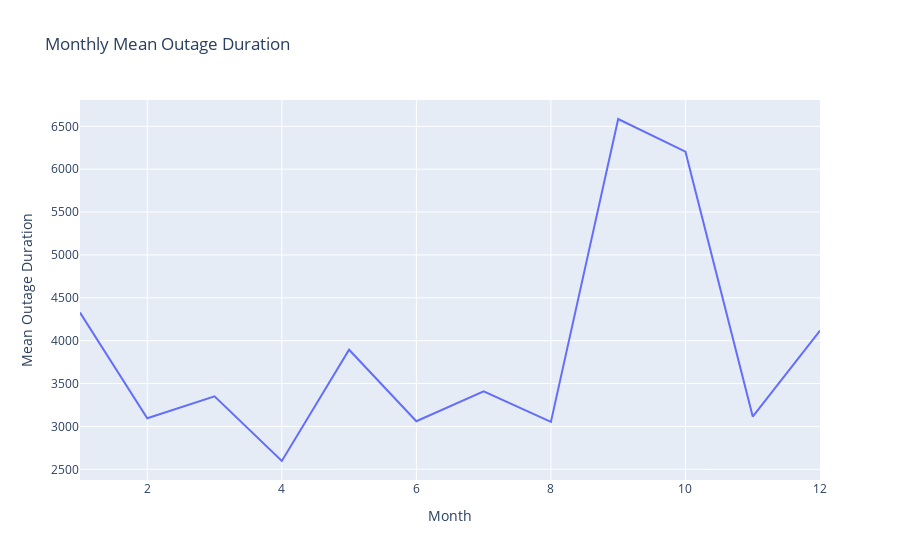

Here is the notebook cell this chart was saved with:
### Markdown cell above
What about monthly deviations? Do power outages occur more in the summer time due to hotter weather? Let's see how mean outage durations change over time based on monthly categories.

### Code cell
# create a scatter plot where the x values are months in sorted order and the 
# x values are the mean outage durations for each month

fig5 = px.line(x=severe_weather.groupby("MONTH").mean().index, 
               y=severe_weather.groupby("MONTH").mean()["OUTAGE.DURATION"], 
               labels={'x': 'Month', 'y':'Mean Outage Duration'},
              title="Monthly Mean Outage Duration")
fig5.show()

### Figure 1 — Plotly figure (JSON) as saved in the notebook; plotly's stock layout.template omitted (floating-point values rounded to 4 significant figures)
{"data": [{"hovertemplate": "Month=%{x}<br>Mean Outage Duration=%{y}<extra></extra>", "legendgroup": "", "line": {"color": "#636efa", "dash": "solid"}, "marker": {"symbol": "circle"}, "mode": "lines", "name": "", "orientation": "v", "showlegend": false, "type": "scatter", "x": [1, 2, 3, 4, 5, 6, 7, 8, 9, 10, 11, 12], "xaxis": "x", "y": [4327.0, 3096.0, 3352.0, 2597.0, 3895.0, 3061.0, 3409.0, 3052.0, 6585.0, 6205.0, 3116.0, 4118.0], "yaxis": "y"}], "layout": {"legend": {"tracegroupgap": 0}, "title": {"text": "Monthly Mean Outage Duration"}, "xaxis": {"anchor": "y", "domain": [0, 1], "title": {"text": "Month"}}, "yaxis": {"anchor": "x", "domain": [0, 1], "title": {"text": "Mean Outage Duration"}}}}
